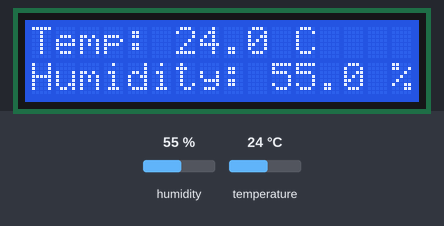
A sketch run on a simulated Arduino Uno, built with avr-gcc and run on an emulated ATmega328P. Shown: 16×2 character LCD. Inputs (shaded band) come from the test bench; at power-on: humidity 55 %, temperature 24 °C.

Above: at 3.2 s.
3.3 s: humidity set to 22 %
At 4.6 s:
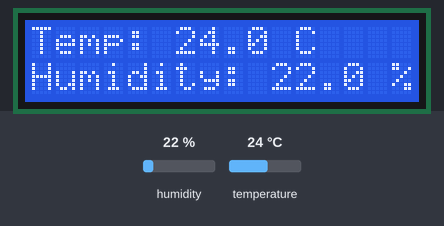
6.0 s: temperature set to 12 °C
At 7.3 s:
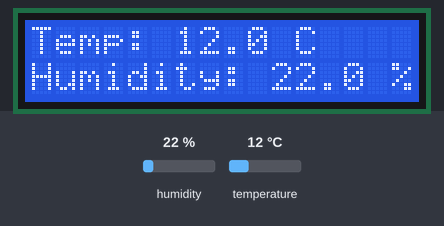
8.7 s: humidity set to 40 %
At 11.4 s:
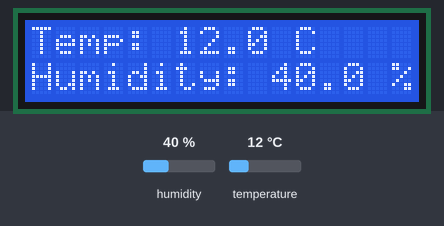
11.7 s: temperature set to 19 °C
At 13.1 s:
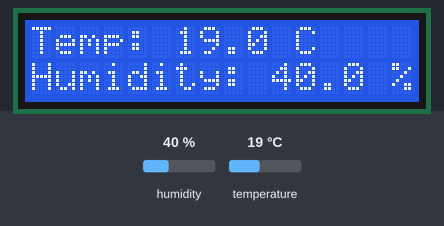
Timing chart, 0 to 14.7 s (numbered marks = the images above; inputs shaded):
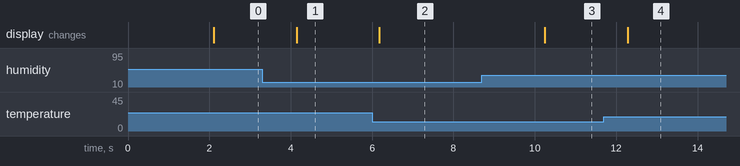

Measured:
- after the input at 3.3 s, the display: changes after 0.85 s (image 1)
- after the input at 6.0 s, the display: changes after 0.18 s (image 2)
- after the input at 8.7 s, the display: changes after 1.5 s (image 3)
- after the input at 11.7 s, the display: changes after 0.58 s (image 4)

The sketch:

sketch.ino
```cpp
#include <Wire.h>
#include <LiquidCrystal_I2C.h>
#include <DHT.h>

// --- Definitions ---
#define DHTPIN 2           // DHT22 data pin connected to digital pin 2
#define DHTTYPE DHT22      // We're using a DHT22 sensor

// Initialize the LCD: I2C address 0x27, 16 columns, 2 rows
LiquidCrystal_I2C lcd(0x27, 16, 2);

// Initialize the DHT sensor
DHT dht(DHTPIN, DHTTYPE);

void setup() {
  // Start LCD and sensor
  lcd.begin(16, 2);      // Set up LCD with 16 columns and 2 rows
  lcd.backlight();       // Turn on LCD backlight
  dht.begin();           // Start DHT22 sensor

  // Intro message
  lcd.setCursor(0, 0);
  lcd.print("Reading Sensor");
  delay(2000);
  lcd.clear();
}

void loop() {
  // Read temperature and humidity
  float tempC = dht.readTemperature();     // Temperature in Celsius
  float humidity = dht.readHumidity();     // Relative humidity

  // Error checking
  if (isnan(tempC) || isnan(humidity)) {
    lcd.setCursor(0, 0);
    lcd.print("Sensor Error!");
    delay(2000);
    return;
  }

  // Display temperature on first line
  lcd.setCursor(0, 0);
  lcd.print("Temp: ");
  lcd.print(tempC, 1); // One decimal place
  lcd.print(" C");

  // Display humidity on second line
  lcd.setCursor(0, 1);
  lcd.print("Humidity: ");
  lcd.print(humidity, 1);
  lcd.print(" %");

  delay(2000); // Refresh every 2 seconds
}
```
